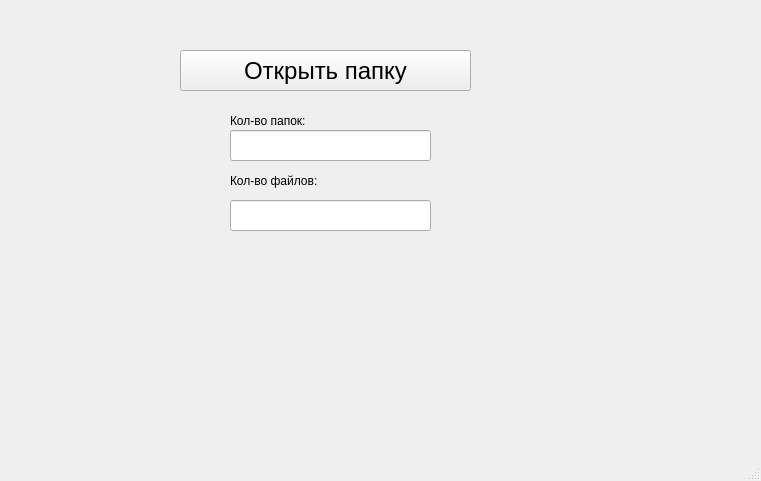
<?xml version="1.0" encoding="UTF-8"?>
<ui version="4.0">
 <class>MainWindow</class>
 <widget class="QMainWindow" name="MainWindow">
  <property name="geometry">
   <rect>
    <x>0</x>
    <y>0</y>
    <width>761</width>
    <height>481</height>
   </rect>
  </property>
  <property name="windowTitle">
   <string>Подсчет файлов</string>
  </property>
  <widget class="QWidget" name="centralwidget">
   <widget class="QPushButton" name="pushButton">
    <property name="geometry">
     <rect>
      <x>180</x>
      <y>50</y>
      <width>291</width>
      <height>41</height>
     </rect>
    </property>
    <property name="font">
     <font>
      <pointsize>18</pointsize>
     </font>
    </property>
    <property name="text">
     <string>Открыть папку</string>
    </property>
    <property name="icon">
     <iconset theme="folder-new"/>
    </property>
    <property name="iconSize">
     <size>
      <width>30</width>
      <height>30</height>
     </size>
    </property>
   </widget>
   <widget class="QLineEdit" name="lineFolders">
    <property name="geometry">
     <rect>
      <x>230</x>
      <y>130</y>
      <width>201</width>
      <height>31</height>
     </rect>
    </property>
    <property name="font">
     <font>
      <pointsize>15</pointsize>
     </font>
    </property>
    <property name="readOnly">
     <bool>true</bool>
    </property>
   </widget>
   <widget class="QLineEdit" name="lineFiles">
    <property name="geometry">
     <rect>
      <x>230</x>
      <y>200</y>
      <width>201</width>
      <height>31</height>
     </rect>
    </property>
    <property name="font">
     <font>
      <pointsize>15</pointsize>
     </font>
    </property>
    <property name="readOnly">
     <bool>true</bool>
    </property>
   </widget>
   <widget class="QLabel" name="label">
    <property name="geometry">
     <rect>
      <x>230</x>
      <y>100</y>
      <width>201</width>
      <height>41</height>
     </rect>
    </property>
    <property name="text">
     <string>Кол-во папок:</string>
    </property>
   </widget>
   <widget class="QLabel" name="label_2">
    <property name="geometry">
     <rect>
      <x>230</x>
      <y>160</y>
      <width>201</width>
      <height>41</height>
     </rect>
    </property>
    <property name="text">
     <string>Кол-во файлов:</string>
    </property>
   </widget>
  </widget>
  <widget class="QMenuBar" name="menubar">
   <property name="geometry">
    <rect>
     <x>0</x>
     <y>0</y>
     <width>761</width>
     <height>26</height>
    </rect>
   </property>
  </widget>
  <widget class="QStatusBar" name="statusbar"/>
 </widget>
 <resources/>
 <connections/>
</ui>
